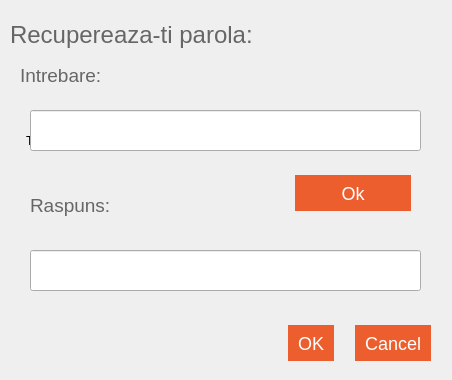
<?xml version="1.0" encoding="UTF-8"?>
<ui version="4.0">
 <class>ThirdDialog</class>
 <widget class="QDialog" name="ThirdDialog">
  <property name="geometry">
   <rect>
    <x>0</x>
    <y>0</y>
    <width>452</width>
    <height>380</height>
   </rect>
  </property>
  <property name="minimumSize">
   <size>
    <width>452</width>
    <height>380</height>
   </size>
  </property>
  <property name="maximumSize">
   <size>
    <width>452</width>
    <height>380</height>
   </size>
  </property>
  <property name="windowTitle">
   <string>Dialog</string>
  </property>
  <widget class="QDialogButtonBox" name="buttonBox">
   <property name="geometry">
    <rect>
     <x>30</x>
     <y>310</y>
     <width>401</width>
     <height>51</height>
    </rect>
   </property>
   <property name="styleSheet">
    <string notr="true">.QPushButton {
font-family: 'Segoe UI', 'Open Sans', Arial, sans-serif;
    display: block;
    color: rgb(255, 255, 255);
    text-decoration: none;
    text-align: center;
    padding: 10px;
    margin: 15px 0px 0px 15px;
    font-size: 18px;
    text-transform: uppercase;
    background: #ED5E2F;
    color: #FFF;
    border: 0px none;
    outline: 0px none;
}

.QPushButton:hover {
  background: #3498db;
  background-image: -webkit-linear-gradient(top, #3498db, #3498db);
  background-image: -moz-linear-gradient(top, #3498db, #3498db);
  background-image: -ms-linear-gradient(top, #3498db, #3498db);
  background-image: -o-linear-gradient(top, #3498db, #3498db);
  background-image: linear-gradient(to bottom, #3498db, #3498db);
  text-decoration: none;
}

.QPushButton:pressed {
    background: #F6A953;
}</string>
   </property>
   <property name="orientation">
    <enum>Qt::Horizontal</enum>
   </property>
   <property name="standardButtons">
    <set>QDialogButtonBox::Cancel|QDialogButtonBox::Ok</set>
   </property>
  </widget>
  <widget class="QLabel" name="label">
   <property name="geometry">
    <rect>
     <x>10</x>
     <y>10</y>
     <width>251</width>
     <height>51</height>
    </rect>
   </property>
   <property name="styleSheet">
    <string notr="true">text-decoration: none;
        color: #666;
        position: absolute;
         
        -webkit-mask-image: -webkit-gradient(linear, left top, left bottom, from(rgba(0,0,0,1)), color-stop(50%, rgba(0,0,0,.5)), to(rgba(0,0,0,1)));</string>
   </property>
   <property name="text">
    <string>&lt;html&gt;&lt;head/&gt;&lt;body&gt;&lt;p&gt;&lt;span style=&quot; font-size:18pt;&quot;&gt;Recupereaza-ti parola:&lt;/span&gt;&lt;/p&gt;&lt;/body&gt;&lt;/html&gt;</string>
   </property>
  </widget>
  <widget class="QLabel" name="label_2">
   <property name="geometry">
    <rect>
     <x>20</x>
     <y>50</y>
     <width>321</width>
     <height>51</height>
    </rect>
   </property>
   <property name="styleSheet">
    <string notr="true">text-decoration: none;
        color: #666;
        position: absolute;
         
        -webkit-mask-image: -webkit-gradient(linear, left top, left bottom, from(rgba(0,0,0,1)), color-stop(50%, rgba(0,0,0,.5)), to(rgba(0,0,0,1)));</string>
   </property>
   <property name="text">
    <string>&lt;html&gt;&lt;head/&gt;&lt;body&gt;&lt;p&gt;&lt;span style=&quot; font-size:14pt;&quot;&gt;Intrebare:&lt;/span&gt;&lt;/p&gt;&lt;/body&gt;&lt;/html&gt;</string>
   </property>
  </widget>
  <widget class="QLabel" name="label_3">
   <property name="geometry">
    <rect>
     <x>26</x>
     <y>100</y>
     <width>391</width>
     <height>81</height>
    </rect>
   </property>
   <property name="text">
    <string>TextLabel</string>
   </property>
  </widget>
  <widget class="QLabel" name="label_4">
   <property name="geometry">
    <rect>
     <x>30</x>
     <y>180</y>
     <width>321</width>
     <height>51</height>
    </rect>
   </property>
   <property name="styleSheet">
    <string notr="true">text-decoration: none;
        color: #666;
        position: absolute;
         
        -webkit-mask-image: -webkit-gradient(linear, left top, left bottom, from(rgba(0,0,0,1)), color-stop(50%, rgba(0,0,0,.5)), to(rgba(0,0,0,1)));</string>
   </property>
   <property name="text">
    <string>&lt;html&gt;&lt;head/&gt;&lt;body&gt;&lt;p&gt;&lt;span style=&quot; font-size:14pt;&quot;&gt;Raspuns:&lt;/span&gt;&lt;/p&gt;&lt;/body&gt;&lt;/html&gt;</string>
   </property>
  </widget>
  <widget class="QLineEdit" name="lineEdit">
   <property name="geometry">
    <rect>
     <x>30</x>
     <y>250</y>
     <width>391</width>
     <height>41</height>
    </rect>
   </property>
  </widget>
  <widget class="QLineEdit" name="lineEdit_2">
   <property name="geometry">
    <rect>
     <x>30</x>
     <y>110</y>
     <width>391</width>
     <height>41</height>
    </rect>
   </property>
  </widget>
  <widget class="QPushButton" name="pushButton">
   <property name="geometry">
    <rect>
     <x>280</x>
     <y>160</y>
     <width>131</width>
     <height>51</height>
    </rect>
   </property>
   <property name="styleSheet">
    <string notr="true">.QPushButton {
font-family: 'Segoe UI', 'Open Sans', Arial, sans-serif;
    display: block;
    color: rgb(255, 255, 255);
    text-decoration: none;
    text-align: center;
    padding: 10px;
    margin: 15px 0px 0px 15px;
    font-size: 18px;
    text-transform: uppercase;
    background: #ED5E2F;
    color: #FFF;
    border: 0px none;
    outline: 0px none;
}

.QPushButton:hover {
  background: #3498db;
  background-image: -webkit-linear-gradient(top, #3498db, #3498db);
  background-image: -moz-linear-gradient(top, #3498db, #3498db);
  background-image: -ms-linear-gradient(top, #3498db, #3498db);
  background-image: -o-linear-gradient(top, #3498db, #3498db);
  background-image: linear-gradient(to bottom, #3498db, #3498db);
  text-decoration: none;
}

.QPushButton:pressed {
    background: #F6A953;
}</string>
   </property>
   <property name="text">
    <string>Ok</string>
   </property>
  </widget>
 </widget>
 <resources/>
 <connections>
  <connection>
   <sender>buttonBox</sender>
   <signal>accepted()</signal>
   <receiver>ThirdDialog</receiver>
   <slot>accept()</slot>
   <hints>
    <hint type="sourcelabel">
     <x>248</x>
     <y>254</y>
    </hint>
    <hint type="destinationlabel">
     <x>157</x>
     <y>274</y>
    </hint>
   </hints>
  </connection>
  <connection>
   <sender>buttonBox</sender>
   <signal>rejected()</signal>
   <receiver>ThirdDialog</receiver>
   <slot>reject()</slot>
   <hints>
    <hint type="sourcelabel">
     <x>316</x>
     <y>260</y>
    </hint>
    <hint type="destinationlabel">
     <x>286</x>
     <y>274</y>
    </hint>
   </hints>
  </connection>
 </connections>
</ui>
